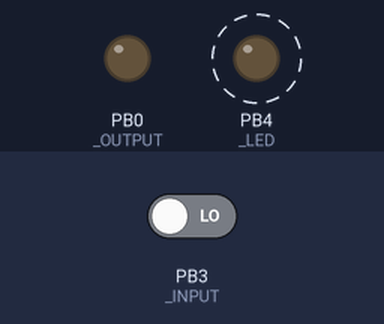
The sketch below on a simulated ATtiny85, built with avr-gcc and run on an emulated ATtiny85. On the bench: output pins drawn as LEDs (lit = HIGH). Dashed ring = blinking. Inputs (shaded band) come from the test bench; at power-on: PB3 (_INPUT) LOW.

Above: at 0.02 s.
Timing chart, 0 to 3.0 s (numbered marks = the images above):
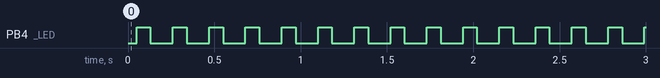

The sketch:

GlowDriver.ino
```cpp
// (licence header left out)
// For an ATtiny85...

//#define DEBUG

const uint8_t _LED = 4;  // LED output.
const uint8_t _INPUT = 3; // the servo input.
const uint8_t _OUTPUT = 0; // the mosfet.

uint32_t pulse_length = 0; // the pulselegth

// Watchdog code, from avr libc
#include <avr/wdt.h>

void setup()
{
  // Clear WDT to make sure we don't get kicked straight back out.
  MCUSR &= ~(1 << WDRF); // reset status flag  // FIXME: do something about the flag being set?
  wdt_disable();

#ifdef DEBUG
  Serial.begin(115200);
#endif

  pinMode(_LED, OUTPUT);
  pinMode(_OUTPUT, OUTPUT);

  wdt_enable(WDTO_8S);  // eight second WDT

}

void loop()
{
  pulse_length = pulseIn(_INPUT, HIGH, 50000); // 50ms timeout, looking for high pulse.

#ifdef DEBUG
  Serial.println(pulse_length);
#endif

  if (pulse_length == 0) // if no pulse blink fast, turn off output.
  {
    digitalWrite(_OUTPUT, LOW);
    digitalWrite(_LED, HIGH);
    delay(80);
    digitalWrite(_LED, LOW);
    delay(80);
  }
  else if (pulse_length > 1500) // on. output on, blink mostly on.
  {
    digitalWrite(_OUTPUT, HIGH);

    digitalWrite(_LED, HIGH);
    delay(400);
    digitalWrite(_LED, LOW);
    delay(40);
  }
  else // off, output off blink mostly off.
  {
    digitalWrite(_OUTPUT, LOW);

    digitalWrite(_LED, HIGH);
    delay(40);
    digitalWrite(_LED, LOW);
    delay(400);
  }

  wdt_reset();
}
```

Measured:
- by itself, PB4 (_LED): alternates HIGH for 0.08 s and LOW for 0.13 s
